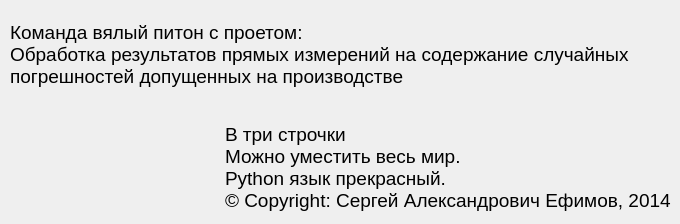
<?xml version="1.0" encoding="UTF-8"?>
<ui version="4.0">
 <class>Dialog</class>
 <widget class="QDialog" name="Dialog">
  <property name="geometry">
   <rect>
    <x>0</x>
    <y>0</y>
    <width>680</width>
    <height>224</height>
   </rect>
  </property>
  <property name="minimumSize">
   <size>
    <width>680</width>
    <height>224</height>
   </size>
  </property>
  <property name="maximumSize">
   <size>
    <width>680</width>
    <height>224</height>
   </size>
  </property>
  <property name="windowTitle">
   <string>О нас</string>
  </property>
  <property name="windowIcon">
   <iconset resource="../../../icon/res.qrc">
    <normaloff>:/info.png</normaloff>:/info.png</iconset>
  </property>
  <widget class="QWidget" name="layoutWidget">
   <property name="geometry">
    <rect>
     <x>10</x>
     <y>0</y>
     <width>661</width>
     <height>221</height>
    </rect>
   </property>
   <layout class="QVBoxLayout" name="verticalLayout">
    <property name="sizeConstraint">
     <enum>QLayout::SetMinimumSize</enum>
    </property>
    <item>
     <widget class="QLabel" name="label_3">
      <property name="sizePolicy">
       <sizepolicy hsizetype="Maximum" vsizetype="Minimum">
        <horstretch>0</horstretch>
        <verstretch>0</verstretch>
       </sizepolicy>
      </property>
      <property name="font">
       <font>
        <pointsize>14</pointsize>
       </font>
      </property>
      <property name="text">
       <string>Команда вялый питон с проетом:
Обработка результатов прямых измерений на содержание случайных
погрешностей допущенных на производстве</string>
      </property>
     </widget>
    </item>
    <item>
     <layout class="QHBoxLayout" name="horizontalLayout">
      <property name="sizeConstraint">
       <enum>QLayout::SetMinimumSize</enum>
      </property>
      <item>
       <widget class="QLabel" name="label">
        <property name="sizePolicy">
         <sizepolicy hsizetype="Minimum" vsizetype="Minimum">
          <horstretch>0</horstretch>
          <verstretch>0</verstretch>
         </sizepolicy>
        </property>
        <property name="text">
         <string/>
        </property>
        <property name="pixmap">
         <pixmap resource="../../../icon/res.qrc">:/Hd-n8GFDUB0.jpg</pixmap>
        </property>
       </widget>
      </item>
      <item>
       <widget class="QLabel" name="label_2">
        <property name="sizePolicy">
         <sizepolicy hsizetype="Minimum" vsizetype="Minimum">
          <horstretch>0</horstretch>
          <verstretch>0</verstretch>
         </sizepolicy>
        </property>
        <property name="font">
         <font>
          <pointsize>14</pointsize>
         </font>
        </property>
        <property name="text">
         <string>В три строчки
Можно уместить весь мир.
Python язык прекрасный.
© Copyright: Сергей Александрович Ефимов, 2014</string>
        </property>
       </widget>
      </item>
     </layout>
    </item>
   </layout>
  </widget>
 </widget>
 <resources>
  <include location="../../../icon/res.qrc"/>
 </resources>
 <connections/>
</ui>
